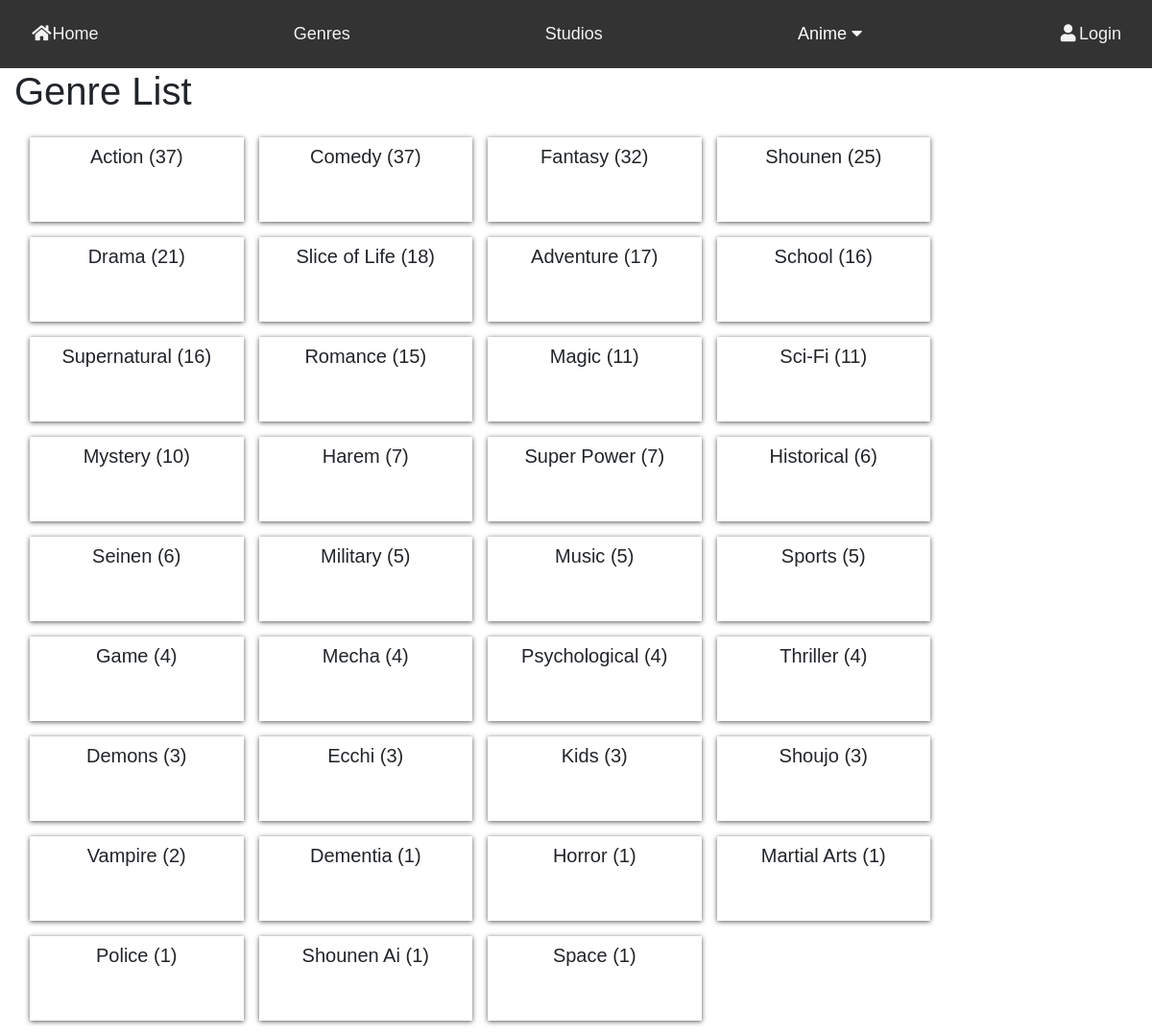
/catalog/genre/, run on the app's committed database.
### catalog/models.py (models this page shows, shortened)
class Genre(models.Model):
    name = models.CharField(max_length=200, unique=True)
    class Meta:
        ordering = ['name']
    def get_absolute_url(self):
        return reverse('genre-detail', args=[str(self.id)])
    @property
    def anime_ordered_by_members(self):
        return self.anime_set.order_by('-members')

### catalog/views.py (the view)
# urls.py: path('genre/', views.GenreListView.as_view(), name='genres'),
class GenreListView(generic.ListView):
    model = Genre
    template_name = 'catalog/genre_list.html'

### catalog/templates/catalog/genre_list.html (shortened to what this page needs)
{% extends "base.html" %}
{% block css %}
  {% load static %}
  <link rel="stylesheet" href="{% static 'css/card.css' %}">
{% endblock %}
{% block content %}
  <h1>Genre List</h1>
  {% if genre_list %}
    <section class="card-container">
      {% for genre in genre_list|dictsortreversed:'anime_set.count' %}
        {% if genre.anime_set.count != 0 %}
          <article class="mycard">
            <header class="card__title">
              <h5><a href="{{ genre.get_absolute_url }}">{{ genre.name }} ({{ genre.anime_set.count }})</a></h5>
            </header>
            <figure class="card__thumbnail">
            </figure>
          </article>
        {% endif %}
      {% endfor %}
    </section>
  {% else %}
    <p>There are no genres in the Anime Tracker database.</p>
  {% endif %}
{% endblock %}

### catalog/static/css/navbar.css (style rules this page uses)
body { font-family: Arial, Helvetica, sans-serif; }
a { color: inherit; }

### catalog/static/css/card.css (style rules this page uses)
.card-container { display: grid; padding: 1rem; grid-template-columns: repeat(auto-fit, minmax(200px, 1fr)); grid-gap: 1rem; }
.mycard { display: grid; }
* { box-sizing: border-box; }
.mycard { box-shadow: 0 1px 5px #555; background-color: white; }
.card__title { font-size: 1.5rem; padding: .5rem; text-align: center; }

### data on the page
Genre: name "Action", anime_set.count "37"
Genre: name "Comedy", anime_set.count "37"
Genre: name "Fantasy", anime_set.count "32"
Genre: name "Shounen", anime_set.count "25"
Genre: name "Drama", anime_set.count "21"
Genre: name "Slice of Life", anime_set.count "18"
Genre: name "Adventure", anime_set.count "17"
Genre: name "School", anime_set.count "16"
Genre: name "Supernatural", anime_set.count "16"
Genre: name "Romance", anime_set.count "15"
Genre: name "Magic", anime_set.count "11"
Genre: name "Sci-Fi", anime_set.count "11"
Genre: name "Mystery", anime_set.count "10"
Genre: name "Harem", anime_set.count "7"
Genre: name "Super Power", anime_set.count "7"
Genre: name "Historical", anime_set.count "6"
Genre: name "Seinen", anime_set.count "6"
Genre: name "Military", anime_set.count "5"
Genre: name "Music", anime_set.count "5"
Genre: name "Sports", anime_set.count "5"
Genre: name "Game", anime_set.count "4"
Genre: name "Mecha", anime_set.count "4"
Genre: name "Psychological", anime_set.count "4"
Genre: name "Thriller", anime_set.count "4"
Genre: name "Demons", anime_set.count "3"
Genre: name "Ecchi", anime_set.count "3"
Genre: name "Kids", anime_set.count "3"
Genre: name "Shoujo", anime_set.count "3"
Genre: name "Vampire", anime_set.count "2"
Genre: name "Dementia", anime_set.count "1"
Genre: name "Horror", anime_set.count "1"
Genre: name "Martial Arts", anime_set.count "1"
Genre: name "Police", anime_set.count "1"
Genre: name "Shounen Ai", anime_set.count "1"
Genre: name "Space", anime_set.count "1"
